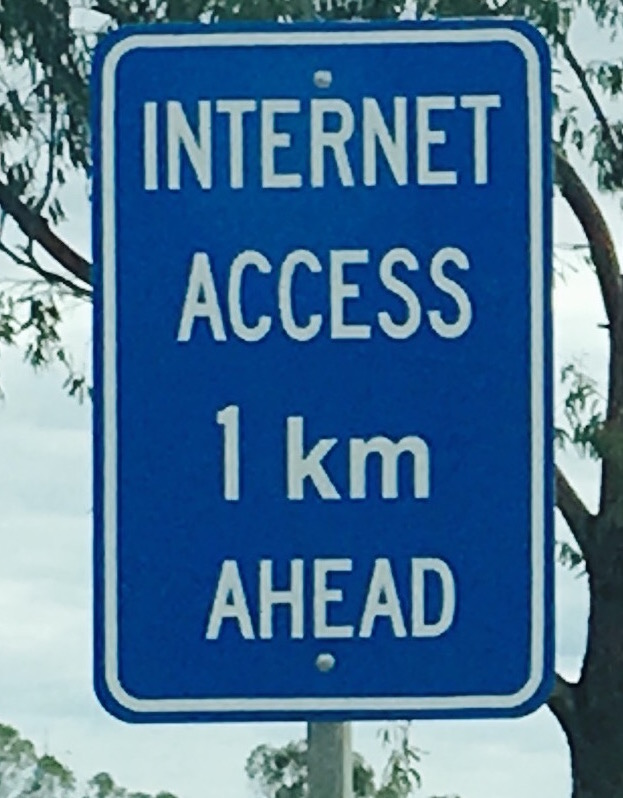
%> input picture images/cropped-sign.jpg, 623 x 798 px
$ octave M_4_4_2_regionprops.m   (GNU Octave 9; MATLAB toolbox functions it lacks are replaced by stand-ins)
%> lines starting %> are read from the running program, lines starting %| are printed output that depends on the picture; in (x1, y1, x2, y2) boxes, pixels count from 0 and x2, y2 are one past the last pixel; in counts of white or black regions, pixels touching at a corner belong together; the program's own positions count from 1
% Author: Sisi(Scarlett) Liu <scarlett.liu@csu.edu.cn>
% Uni: Central South University, Changsha, China
% Online course: Robotic Vision and Applications
% Created: 09-Sep-2020   Modified: 09-Sep-2020   Revision: 1.0
% Copyright © 2020 SR2V Ltd. All rights reserved

% Lecture 4-4-2 Region Properties

% load an image
im = imread('images/cropped-sign.jpg');
%> im is the input picture: size 798x623x3 uint8; mean R, G, B 76.7, 115.8, 150.2

% rgb --> gray
im_gray = rgb2gray(im);
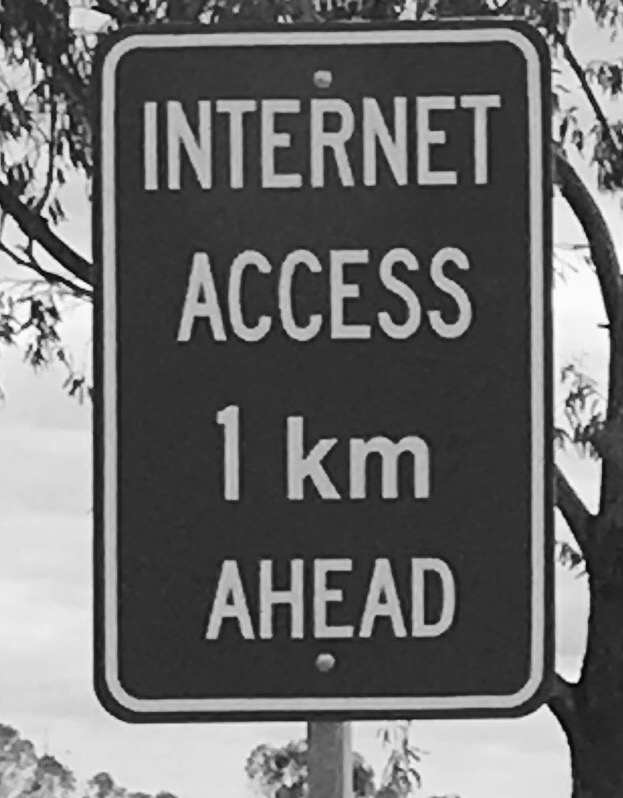
%> im_gray: size 798x623 uint8; min 2, max 254, mean 108
imshowpair(im, im_gray, 'montage');
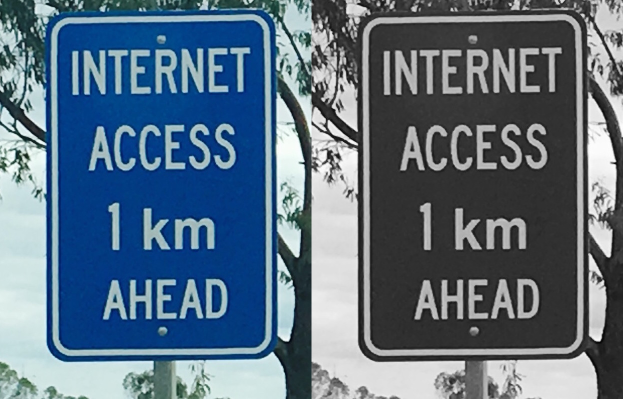
%> displayed picture: size 798x1246x3, on the screen's scale of 0 to 255 (shown at 1/2 size); mean R, G, B 92.1, 111.6, 128.8

% binarization
histogram(im_gray);
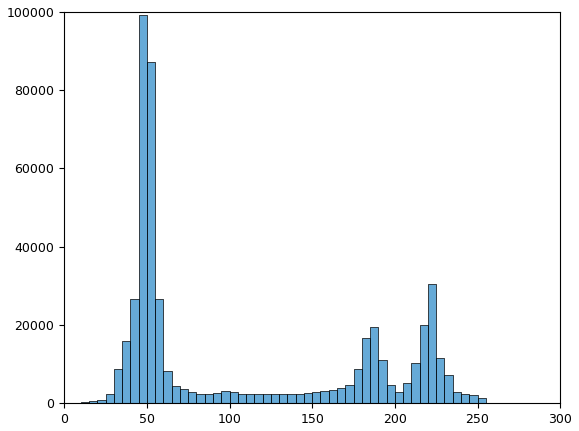
%> figure redrawn from the program's plot data; tallest bar 99233 high, from x = 45 to 50
bw = im2bw(im_gray, 0.39);
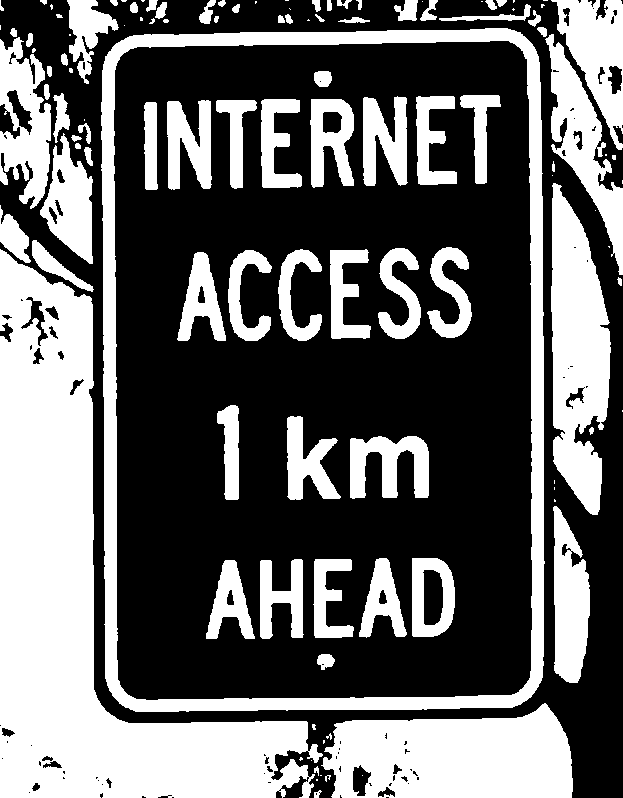
%> bw: size 798x623 logical; 40.2% white; 118 white regions (38 under 20 px)
imshow(bw);

% check the region props.
stats = regionprops(bw,'all') ;
%> stats = 118 regions; largest, box (x1, y1, x2, y2), Area, Centroid, MajorAxisLength, MinorAxisLength and Eccentricity: (0, 249, 323, 798) 63513 [84.3 595.6] 663.8 250.6 0.926, (101, 28, 545, 712) 26904 [323.4 369] 1014.6 730.9 0.694, (321, 703, 573, 798) 18363 [455.8 758.1] 273.2 92.05 0.942

% filtering
centerpoints = cat(1, stats.Centroid);
%> centerpoints = 118 rows, first 12: [2 7.64; 1 28; 25.56 123.6; 14.3 237.9; 84.34 595.6; 14.38 33.17; 30.3 40.73; 34.27 50.93; 56.23 267; 44.5 2.38; 71.43 204.7; 47.25 92.34]
idx = find( centerpoints(:,1) > 129 & centerpoints(:,1) < 518 ...
    & centerpoints(:,2) > 81 & centerpoints(:,2) < 678);
%> idx = 24 values from 26 to 92

% removing undesirable objects
cc = bwconncomp(bw);
%> cc = 118 connected components
bw2 = ismember(labelmatrix(cc), idx);
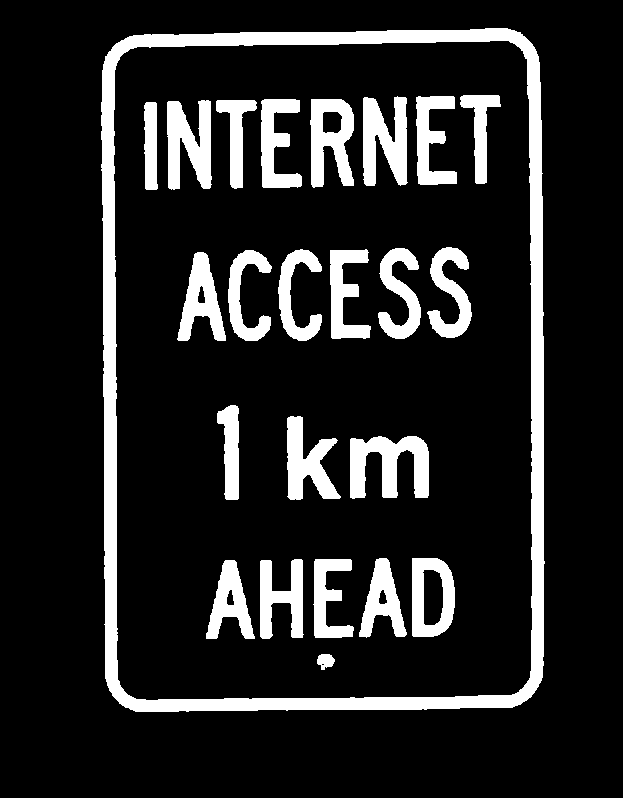
%> bw2: size 798x623 logical; 14.4% white; 24 white regions, largest, box (x1, y1, x2, y2) and area: (101, 28, 545, 712) 26904, (350, 436, 429, 499) 3138, (363, 96, 408, 186) 2776

% check the results
imshowpair(bw, bw2, 'montage');
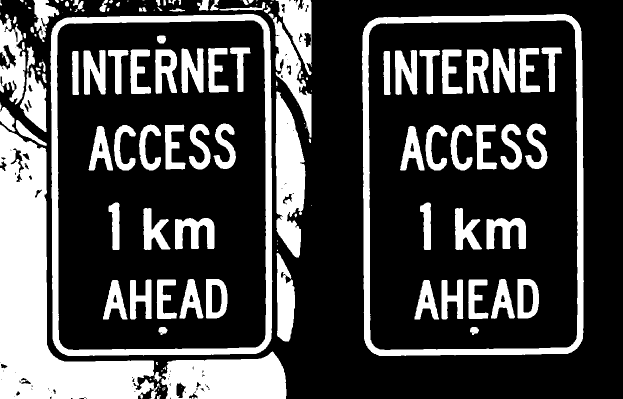
%> displayed picture: size 798x1246, on the screen's scale of 0 to 255 (shown at 1/2 size); 27.3% white; 142 white regions (38 under 20 px), largest, box (x1, y1, x2, y2) and area: (0, 249, 323, 798) 63513, (101, 28, 545, 712) 26904, (724, 28, 1168, 712) 26904
